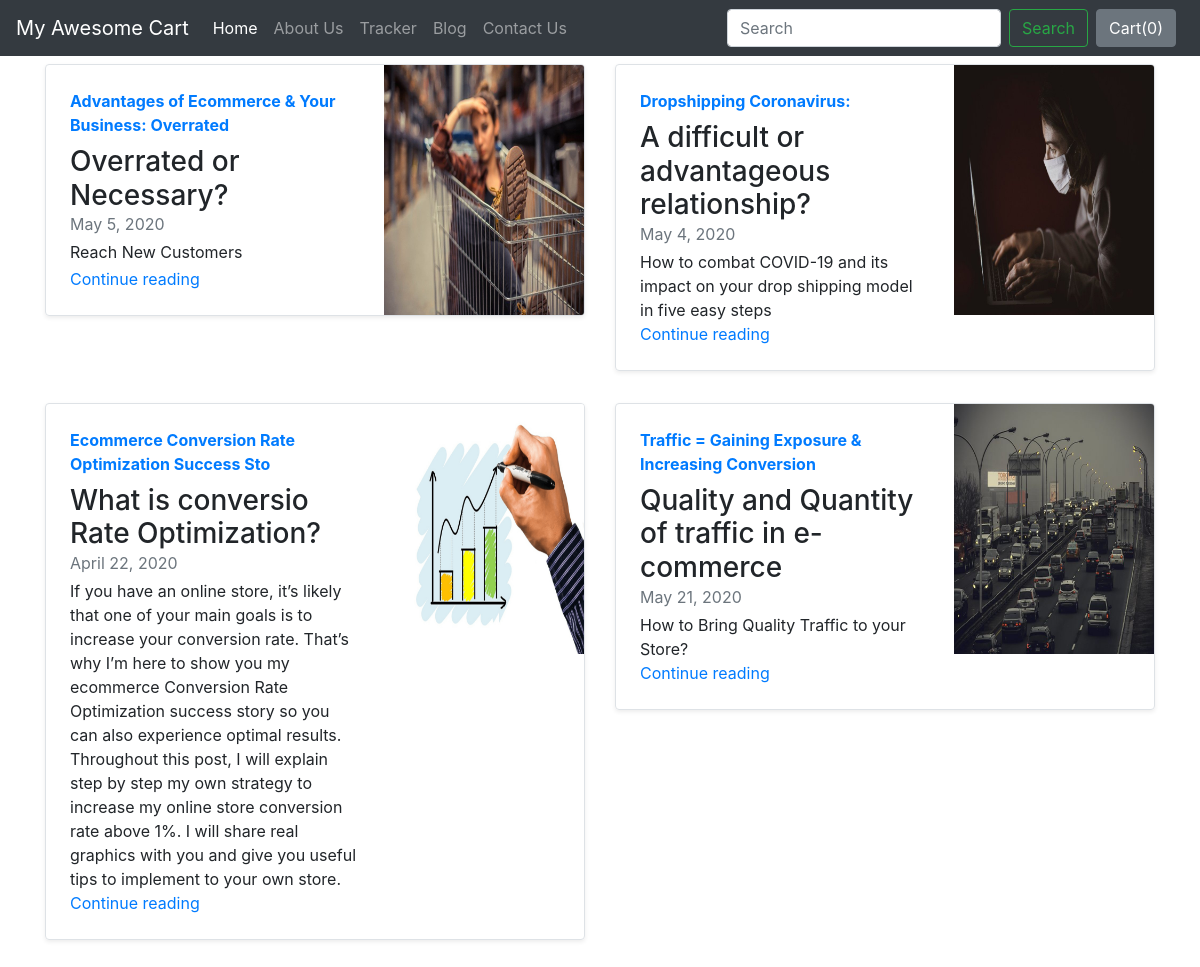
Screenshot of /blog/ with the database file from the repository.
### blog/models.py (models this page shows)
class BlogPost(models.Model):
    post_id = models.AutoField(primary_key=True)
    title = models.CharField(max_length=50)
    head0 = models.CharField(max_length=500, default="")
    chead0 = models.CharField(max_length=5000, default="")
    head1 = models.CharField(max_length=500, default="")
    chead1 = models.CharField(max_length=5000, default="")
    head2 = models.CharField(max_length=500, default="")
    chead2 = models.CharField(max_length=5000, default="")
    pub_date = models.DateField()
    thumbnail = models.ImageField(upload_to='shop/images', default="")
    def __str__(self):
        return self.title

### blog/views.py (the view)
# urls.py: path("",views.index,name="BlogHome"),
def index(request):
	myposts = BlogPost.objects.all()
	print(myposts)
	return render(request, 'blog/index.html', {'myposts': myposts})

### blog/templates/blog/index.html
{% extends 'blog/basics.html' %}
{% block body %}
<div class="container">
<div class="row my-2">
    {% for item in myposts %}
        <div class="col-md-6">
            <div
                class="row no-gutters border rounded overflow-hidden flex-md-row mb-4 shadow-sm h-md-250 position-relative">
                <div class="col p-4 d-flex flex-column position-static">
                    <strong class="d-inline-block mb-2 text-primary">{{item.title}}</strong>
                    <h3 class="mb-0">{{item.head0}}</h3>
                    <div class="mb-1 text-muted">{{item.pub_date}}</div>
                    <p class="card-text mb-auto">{{item.head1}}</p>
                    <a href="blogPost/{{item.post_id}}" class="stretched-link">Continue reading</a>
                </div>
                <div class="col-auto d-none d-lg-block">
                    <img src="/media/{{item.thumbnail}}" class="bd-placeholder-img" width="200" height="250"
                        aria-label="Placeholder: Thumbnail"/>
                </div>
            </div>
        </div>
{% if forloop.counter|divisibleby:2 %}
    </div><div class="row my-2">
    {% endif %}
    {% endfor %}
</div>
{% endblock %}

### blog/templates/blog/basics.html (shortened to what this page needs)
<!doctype html>
<html lang="en">
  <head>
    <link rel="stylesheet" href="https://stackpath.bootstrapcdn.com/bootstrap/4.2.1/css/bootstrap.min.css">
  </head>
  <body>
    <nav class="navbar navbar-expand-lg navbar-dark bg-dark">
  <a class="navbar-brand" href="/shop">My Awesome Cart</a>
  <div class="collapse navbar-collapse" id="navbarSupportedContent">
    <ul class="navbar-nav mr-auto">
      <li class="nav-item active">
        <a class="nav-link" href="/shop">Home <span class="sr-only">(current)</span></a>
      </li>
      <li class="nav-item">
        <a class="nav-link" href="/shop/about">About Us</a>
      </li>
      <li class="nav-item">
        <a class="nav-link" href="/shop/tracker">Tracker</a>
      </li>
      <li class="nav-item">
        <a class="nav-link" href="/blog">Blog</a>
      </li>
      <li class="nav-item">
        <a class="nav-link" href="/shop/contact">Contact Us</a>
      </li>
    </ul>
    <form class="form-inline my-2 my-lg-0">
      <input class="form-control mr-sm-2" type="search" placeholder="Search" aria-label="Search">
      <button class="btn btn-outline-success my-2 my-sm-0" type="submit">Search</button>
    </form>
    <button type="button" class="btn btn-secondary mx-2" id="popcart" data-container="body" data-toggle="popover" data-placement="bottom" data-html="true" data-content="Vivamus
sagittis lacus vel augue laoreet rutrum faucibus.">
  Cart(<span id="cart">0</span>)
</button>
  </div>
</nav>
  {% block body %} {% endblock %}
</body>
</html>

### rows the page displays
BlogPost: title "Advantages of Ecommerce & Your Business: Overrated", head0 "Overrated or Necessary?", pub_date "May 5, 2020", head1 "Reach New Customers", thumbnail (picture)
BlogPost: title "Dropshipping Coronavirus:", head0 "A difficult or advantageous relationship?", pub_date "May 4, 2020", head1 "How to combat COVID-19 and its impact on your drop shipping model in five easy steps", thumbnail (picture)
BlogPost: title "Ecommerce Conversion Rate Optimization Success Sto", head0 "What is conversio Rate Optimization?", pub_date "April 22, 2020", head1 "If you have an online store, it’s likely that one of your main goals is to increase your conversion rate. That’s why I’m here to show you my ecommerce Conversion Rate Optimization success story so you can also experience optimal results. Throughout this post, I will explain step by step my own strategy to increase my online store conversion rate above 1%. I will share real graphics with you and give you useful tips to implement to your own store.", thumbnail (picture)
BlogPost: title "Traffic = Gaining Exposure & Increasing Conversion", head0 "Quality and Quantity of traffic in e-commerce", pub_date "May 21, 2020", head1 "How to Bring Quality Traffic to your Store?", thumbnail (picture)
